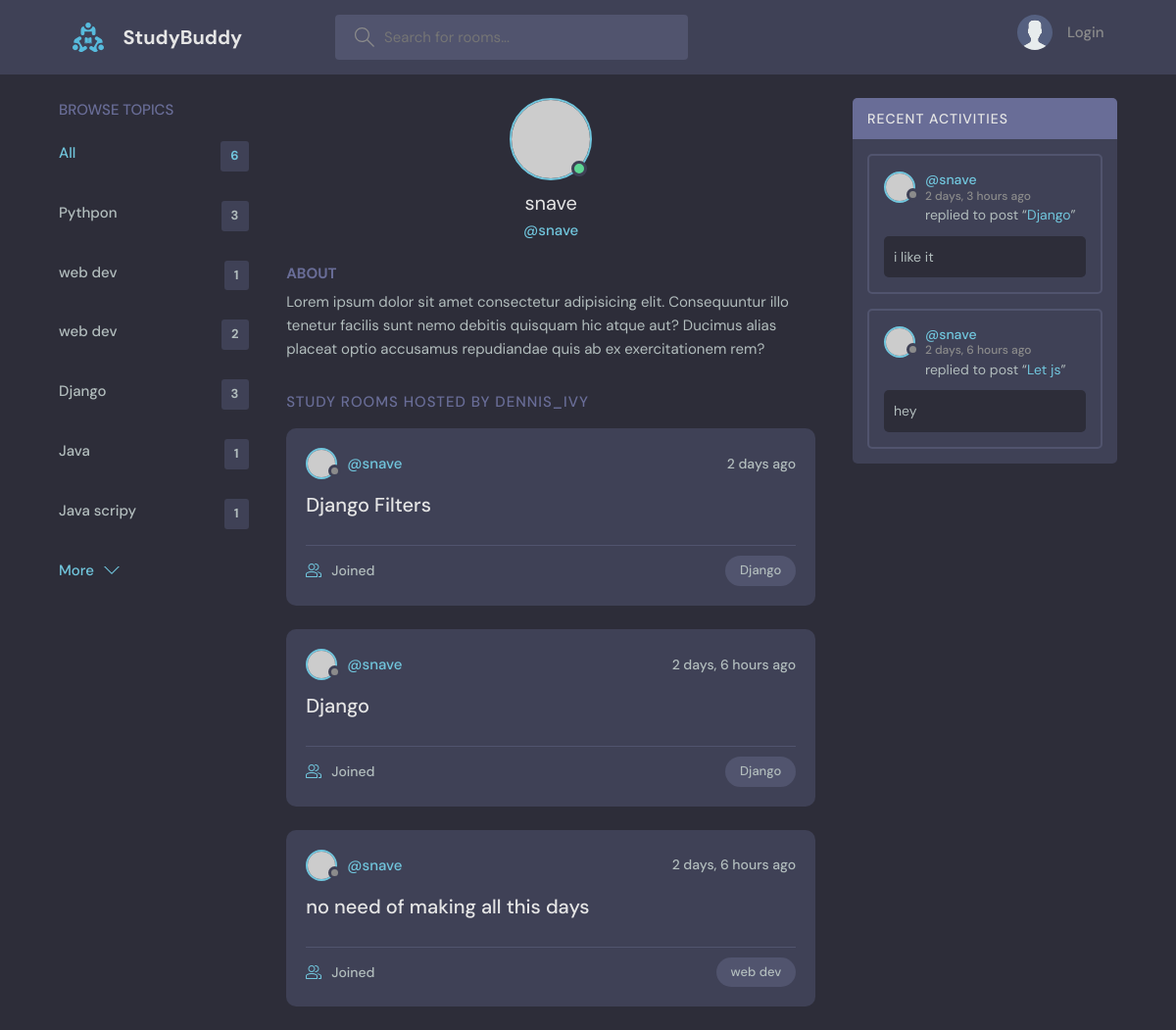
Before: /profile/2/ with the older database file.
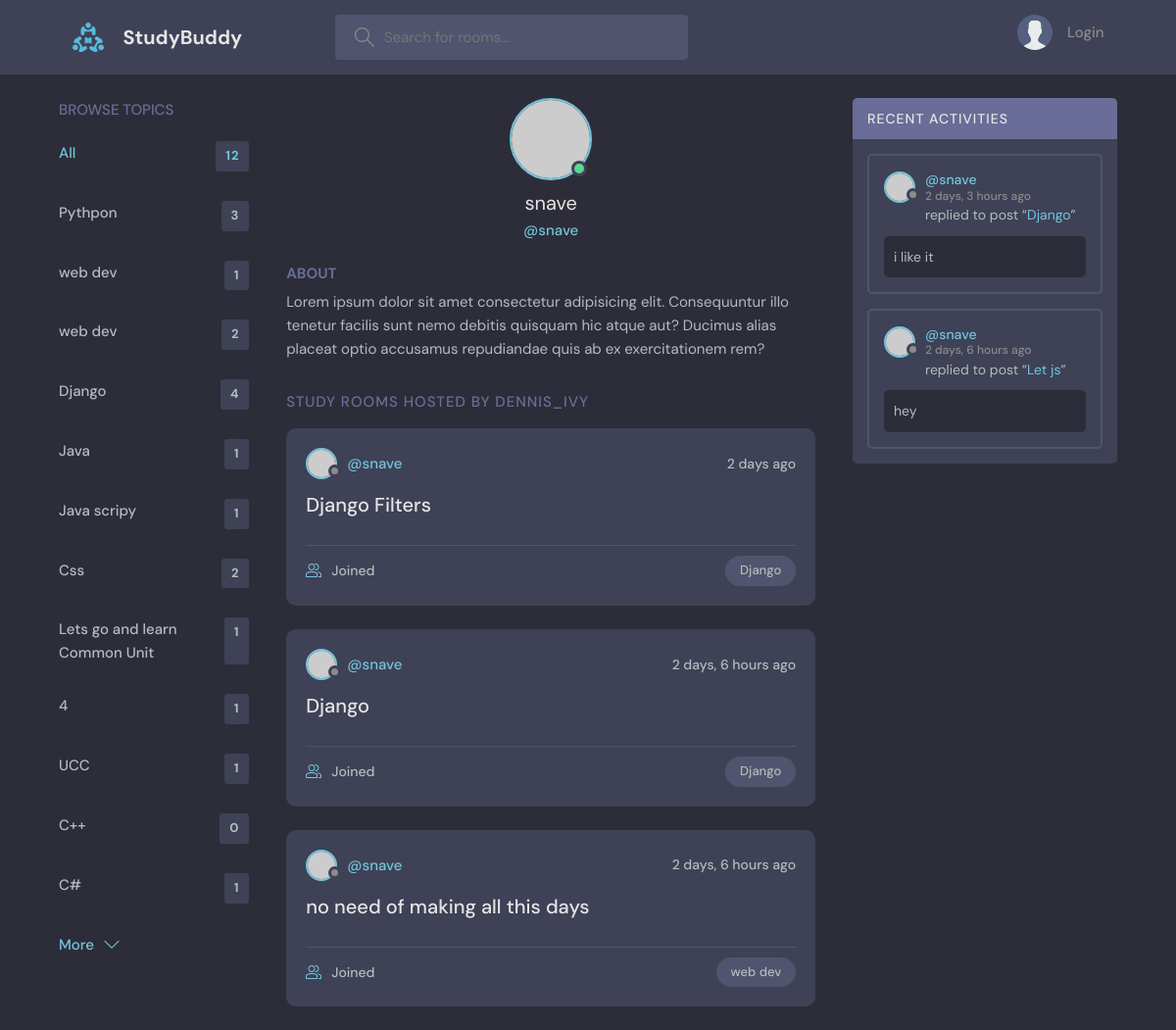
After: the same page with the newer database file.
### core/models.py (models this page shows, shortened)
class Topic(models.Model):
    name = models.CharField(max_length=200,null=True,blank=True)

class Room(models.Model):
    host=models.ForeignKey(User,on_delete=models.CASCADE,null=True,blank=True)
    topic=models.ForeignKey(Topic,on_delete=models.SET_NULL,null=True)
    name = models.CharField(max_length=255,null=True,blank=True)
    description = models.TextField(max_length=1000,null=True,blank=True)
    participants = models.ManyToManyField(User,related_name='participants',blank=True)
    updated = models.DateTimeField(auto_now=True)
    created = models.DateTimeField(auto_now_add=True)
    class Meta:
        ordering = ['-created' , '-updated']
    def __str__(self):
        return self.name

class Message(models.Model):
    room = models.ForeignKey(Room,on_delete=models.CASCADE,null=True,blank=True)
    user = models.ForeignKey(User,on_delete=models.CASCADE,null=True,blank=True)
    content = models.TextField(max_length=1000,null=True,blank=True)
    updated = models.DateTimeField(auto_now=True)
    created = models.DateTimeField(auto_now_add=True)
    class Meta:
        ordering = ['-created' , '-updated']

### core/views.py (the view)
# urls.py: path('profile/<int:pk>/',Profile,name='profile'),
def Profile(request , pk):
    user=User.objects.get(id=pk)
    rooms=user.room_set.all()
    room_message=user.message_set.all()
    topics=Topic.objects.all()
    context={
        'user':user,
        'rooms':rooms,
        'room_message':room_message,
        'topics':topics,
    }
    return render(request,'core/profile.html', context)

### core/templates/core/profile.html (shortened to what this page needs)
{% extends 'base.html' %}
{% load static %}
{%   block content %}
  <main class="profile-page layout layout--3">
    <div class="container">
      {% include 'core/topic.html' %}
      <div class="roomList">
        <div class="profile">
          <div class="profile__avatar">
            <div class="avatar avatar--large active">
              <img src="https://randomuser.me/api/portraits/men/11.jpg" />
            </div>
          </div>
          <div class="profile__info">
            <h3>{{user.username}}</h3>
            <p>@{{user.username}}</p>
          </div>
          <div class="profile__about">
            <h3>About</h3>
            <p>
              Lorem ipsum dolor sit amet consectetur adipisicing elit. Consequuntur illo tenetur
              facilis sunt nemo debitis quisquam hic atque aut? Ducimus alias placeat optio
              accusamus repudiandae quis ab ex exercitationem rem?
            </p>
          </div>
        </div>
        <div class="roomList__header">
          <div>
            <h2>Study Rooms Hosted by dennis_ivy</a>
            </h2>
          </div>
        </div>
        {% include 'core/feed.html' %}
      </div>
      {% include 'core/activity.html' %}
    </div>
  </main>
    {% endblock %}

### templates/base.html (shortened to what this page needs)
{% load static %}
<!DOCTYPE html>
<html lang="en">
  <head>
    <link rel="stylesheet"  href="{% static 'css/style.css' %}" />
  </head>
  <body>
    {% include 'nav.html' %}
    {%   block content %}
    {% endblock %}
  </body>
</html>

### templates/nav.html (shortened to what this page needs)
{%load static %}
  <header class="header header--loggedIn">
    <div class="container">
      <a href="{%  url 'core:home' %}" class="header__logo">
        <img src="{% static 'images/logo.svg'  %}" />
        <h1>StudyBuddy</h1>
      </a>
      <form class="header__search" method="GET"  action="{% url 'core:home' %}">
        <label>
          <input type="text" name="q" placeholder="Search for rooms..." />
        </label>
      </form>
      <nav class="header__menu">
        {% if request.user.is_authenticated  %}
          <div class="header__user">
            <a href="{% url 'core:update-user' %}">
              <div class="avatar avatar--medium active">
                <img src="https://randomuser.me/api/portraits/men/37.jpg" />
              </div>
              <p>{{request.user.username}} <span>@{{request.user.username}}</span></p>
            </a>
            <button class="dropdown-button">
              <svg version="1.1" xmlns="http://www.w3.org/2000/svg" width="32" height="32" viewBox="0 0 32 32">
                <title>chevron-down</title>
                <path d="M16 21l-13-13h-3l16 16 16-16h-3l-13 13z"></path>
              </svg>
            </button>
          </div>
        {% else %}
          <a href="{% url 'core:login' %}">
            <img src="{% static  'images/avatar.svg' %}"/>
            <p>Login</p>
          </a>
        {% endif %}
      </nav>
    </div>
  </header>

### core/templates/core/topic.html
<div class="topics">
    <div class="topics__header">
      <h2>Browse Topics</h2>
    </div>
    <ul class="topics__list">
      <li>
        <a href="{% url 'core:home' %}" class="active">All<span>{{topics.count}}</span></a>
      </li>
      {% for topic in topics %}
      <li>
        <a href="{% url 'core:home' %}?q={{topic.name}}">{{topic.name}} <span>{{topic.room_set.all.count}}</span></a>
      </li>
      {% endfor %}
    </ul>
    <a class="btn btn--link" href="topics.html">
      More
      <svg version="1.1" xmlns="http://www.w3.org/2000/svg" width="32" height="32" viewBox="0 0 32 32">
        <title>chevron-down</title>
        <path d="M16 21l-13-13h-3l16 16 16-16h-3l-13 13z"></path>
      </svg>
    </a>
  </div>

### core/templates/core/feed.html (shortened to what this page needs)
{% for room in rooms %}
        <div class="roomListRoom">
                <div class="roomListRoom__header">
                <a href="{% url 'core:profile' room.host.id %}" class="roomListRoom__author">
                    <div class="avatar avatar--small">
                    <img src="https://randomuser.me/api/portraits/women/11.jpg" />
                    </div>
                    <span>@{{room.host.username}}</span>
                </a>
                <div class="roomListRoom__actions">
                    <span>{{room.created|timesince}} ago</span>
                </div>
                </div>
                <div class="roomListRoom__content">
                <a href="{% url 'core:room' room.id %}">{{room.name}}</a>
                </div>
                <div class="roomListRoom__meta">
                <a href="{% url 'core:room' room.id %}" class="roomListRoom__joined">
                    {{room.participants.all.coun}} Joined
                </a>
                <p class="roomListRoom__topic">{{room.topic.name}}</p>
                </div>
        </div>
{% endfor %}

### core/templates/core/activity.html (shortened to what this page needs)
<div class="activities">
    <div class="activities__header">
      <h2>Recent Activities</h2>
    </div>
    {% for message in room_message %}
    <div class="activities__box">
      <div class="activities__boxHeader roomListRoom__header">
        <a href="{% url 'core:profile' message.user.id %}" class="roomListRoom__author">
          <div class="avatar avatar--small">
            <img src="https://randomuser.me/api/portraits/women/11.jpg" />
          </div>
          <p>
            @{{message.user}}
            <span>{{message.created|timesince}} ago</span>
          </p>
        </a>
      </div>
      <div class="activities__boxContent">
        <p>replied to post “<a href="{% url 'core:room' message.room.id %}">{{message.room}}</a>”</p>
        <div class="activities__boxRoomContent">
            <p>{{message.content}}</p>
        </div>
      </div>
    </div>
    {% endfor %}
  </div>

Changed rows visible on the page:
computed for Topic "Django": room_set.all.count "3" → "4"
added Topic: name "Css", room_set.all.count "2"
added Topic: name "Lets go and learn Common Unit", room_set.all.count "1"
added Topic: name "4", room_set.all.count "1"
added Topic: name "UCC", room_set.all.count "1"
added Topic: name "C++", room_set.all.count "0"
added Topic: name "C#", room_set.all.count "1"
Other visible differences:
{{ topics.count }}: "6" → "12"
